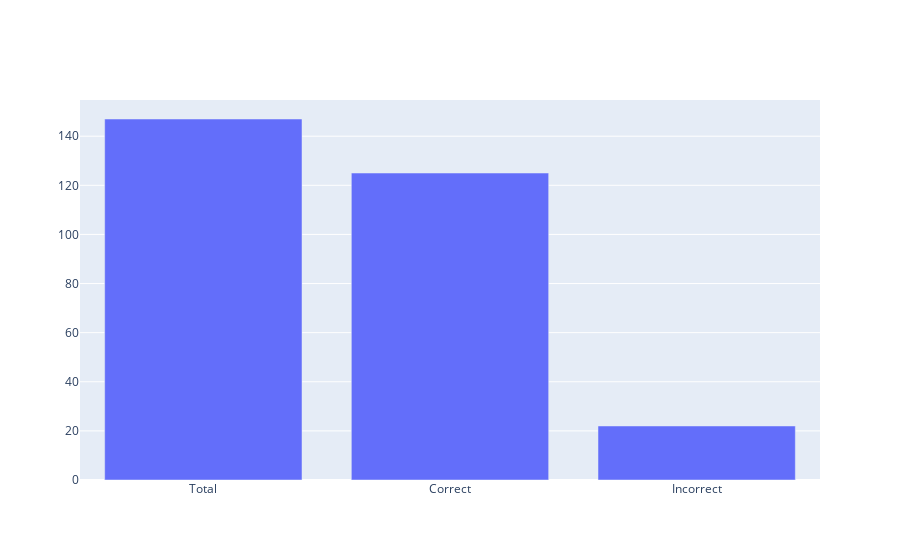

The cell this chart's notebook holds for it:
### Code cell
# add in graphics -
total  = len(model_101)
correct = model_101.count('0')
incorrect =model_101.count('1')
data1 = [total, correct, incorrect]
        

risk=['Total','Correct', 'Incorrect']
fig = go.Figure(data=[go.Bar(name='Model 101 data', x=risk, y=data1)])

# Change the bar mode
fig.update_layout(barmode='group')
print('Full Model 101 Data Distribution')
fig.show()

### Figure 1 — Plotly figure (JSON) as saved in the notebook; plotly's stock layout.template omitted (floating-point values rounded to 4 significant figures)
{"data": [{"name": "Model 101 data", "type": "bar", "x": ["Total", "Correct", "Incorrect"], "y": [147, 125, 22]}], "layout": {"barmode": "group"}}
